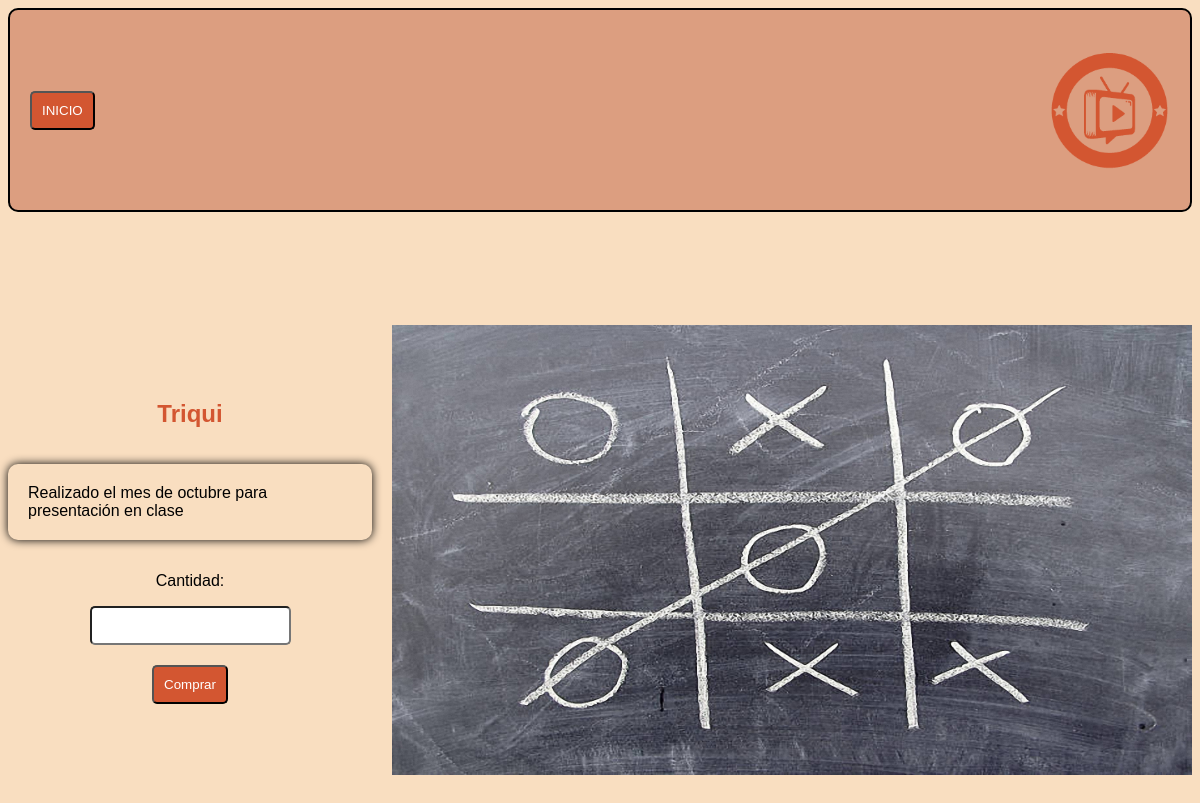
Page /producto/apps/2/ on the committed database.
### Product/models.py (models this page shows)
class categoriaUno(models.Model):
    ID = models.IntegerField(primary_key=True)
    NOMBRE = models.CharField(max_length=50)
    PRECIO = models.FloatField()
    CATEGORIA = models.CharField(max_length=50)
    DESCRIPCION = models.CharField(max_length=500)
    IMG = models.CharField(max_length=50)

### Product/views.py (the view)
# urls.py: path('producto/<str:tabla>/<int:id>/', producto, name="producto"),
def producto(request, tabla, id):
    if tabla == "apps":
        try:
            item = categoriaUno.objects.get(ID=id)
            img = static(item.IMG)
        except:
            return redirect('/categorias/')
    if tabla == "asesorys":
        try:
            item = categoriaDos.objects.get(ID=id)
            img = static(item.IMG)
        except:
            return redirect('/categorias/')
    return render(request, 'producto.html', {
        "nombreProducto":item.NOMBRE,
        "detalleProducto":item.DESCRIPCION,
        "imgProducto":img
    })

### Product/templates/producto.html (shortened to what this page needs)
<!DOCTYPE html>
{% load static %}
<html lang="en">
  <head>
    <link href="{% static 'css/style.css' %}" rel="stylesheet" />
  </head>
  <body>
    <nav>
      <section>
        <a href="{% url 'index' %}"><button>INICIO</button></a>
      </section>
      <img src="{% static 'img/logo.png' %}" width="90" />
    </nav>
    <main id="pagProducto">
      <section id="conProducto">
        <h1>{{ nombreProducto }}</h1>
        <p id="detProducto">{{ detalleProducto }}</p>
        <p>Cantidad:</p>
        <form action="/categorias/">
          <input name="cantidad" type="number" min="1" required />
          <button>Comprar</button>
        </form>
      </section>
      <section>
        <img src="{{ imgProducto }}" width="800" />
      </section>
    </main>
  </body>
</html>

### static/css/style.css (style rules this page uses)
:root { --fondoHeader: #e3af94; --fondoBody: #f9dec0; --fondoNovedades: #f5d3b1; --fondoFooter: #dc9e80; --naranja: #d35631; }
body { background: var(--fondoBody); font-family: "Cascadia", sans-serif; display: grid; grid-template-areas: 'nav' 'header' 'main' ; }
nav { grid-area: nav; display: flex; justify-content: space-between; padding: 20px; border: 2px solid #000; border-radius: 10px; align-items: center; background: var(--fondoFooter); margin-bottom: 20px; min-height: 20vh; }
nav img { width: 10vw; }
button { background: var(--naranja); padding: 10px; color: #fff; border-radius: 5px; cursor: pointer; }
main { grid-area: main; display: flex; justify-content: space-around; align-items: center; }
form { display: flex; flex-direction: column; align-items: center; margin-bottom: 20px; }
h1 { color: var(--naranja); }
input { padding: 10px; outline: none; border-radius: 5px; }
#pagProducto { min-height: 80vh; display: flex; }
#conProducto { display: flex; flex-direction: column; align-items: center; margin-right: 20px; }
#conProducto input { margin-bottom: 20px; }
#detProducto { box-shadow: 0px 0px 10px #000; padding: 20px; border-radius: 10px; }

### rows in the picture
categoriaUno: NOMBRE "Triqui", DESCRIPCION "Realizado el mes de octubre para presentación en clase"
